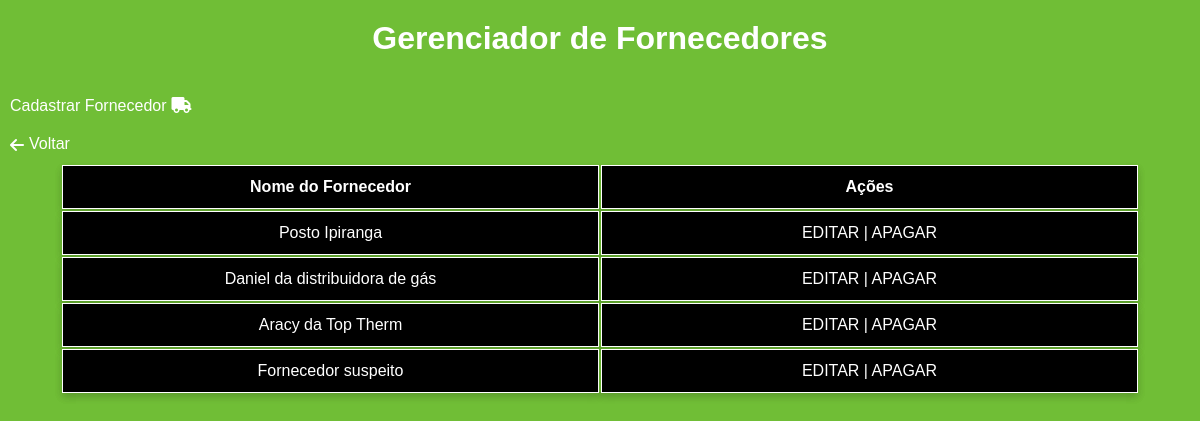
The page /fornecedores/ on the database as committed earlier.
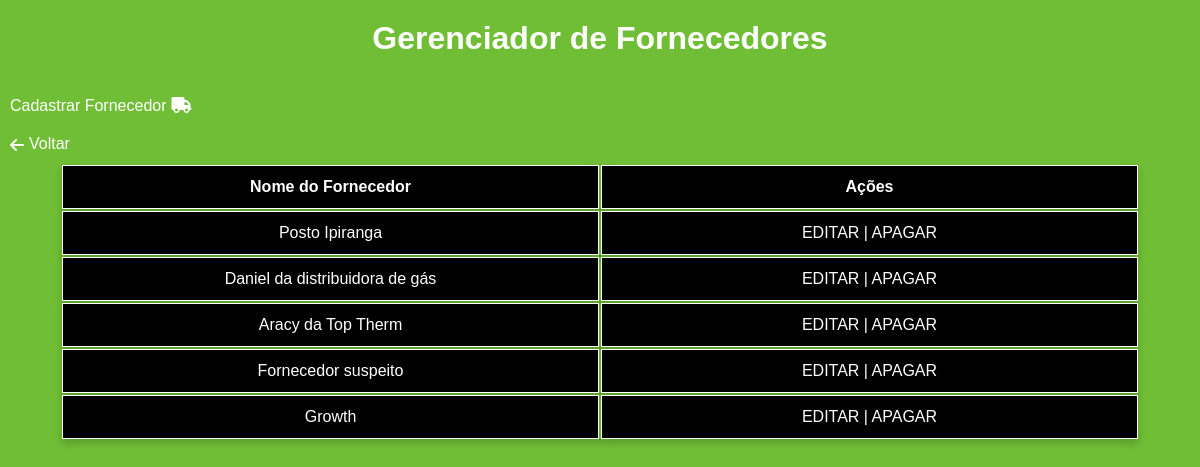
The same page on the database as committed later.
### core/models.py (models this page shows, shortened)
class Fornecedor(models.Model):
    id = models.AutoField(primary_key=True)
    nome = models.CharField('Nome', max_length=100)
    cnpj = models.CharField('CNPJ', max_length=18)
    contato = models.CharField('Telefone', max_length=15)
    endereço = models.TextField('Endereço')

### core/views.py (the view)
# urls.py: path('fornecedores/', fornecedores, name='fornecedores'),
def fornecedores(request):
    fornecedores = Fornecedor.objects.all()
    contexto = {
        'lista_fornecedores': fornecedores
    }
    return render(request, 'CRUD/fornecedores.html', contexto)

### core/templates/CRUD/fornecedores.html (shortened to what this page needs)
{% load static %}
<!DOCTYPE html>
<html lang="pt-br">
<head>
    <link rel="stylesheet" href="{% static 'CSS/BaseCSS/variaveis_base.css' %}">
    <link rel="stylesheet" href="{% static 'CSS/CRUD_CSS/gerenciar_lista.css' %}?v={% now 'U' %}">
    <link rel="stylesheet" href="https://cdnjs.cloudflare.com/ajax/libs/font-awesome/6.0.0-beta3/css/all.min.css">
</head>
<body>
    <h1>Gerenciador de Fornecedores</h1>
    <a href="{% url 'fornecedor_cadastro' %}" class="link">Cadastrar Fornecedor <i class="fa-solid fa-truck"></i></a>
    <a href="{% url 'PaginaCliente' %}" class="link"><i class="fa fa-arrow-right" style="rotate: 180deg;"></i>Voltar</a>
    <table>
        <tr>
            <th class="nome">Nome do Fornecedor</th>
            <th class="acoes">Ações</th>
        </tr>
        {% for fornecedor in lista_fornecedores %}
            <tr>
                <td class="nome">{{ fornecedor.nome }}</td>
                <td class="acoes">
                    <a href="{% url 'fornecedor_editar' fornecedor.id %}">EDITAR</a> |
                        <a href="{% url 'fornecedor_remover' fornecedor.id %}">APAGAR</a>
                    </td>
                </tr>
            {% empty %}
            <p>Nenhum fornecedor cadastrado</p>
        {% endfor %}
    </table>
</body>
</html>

Rows that differ between the two databases and show on the page:
added Fornecedor: nome "Growth"
